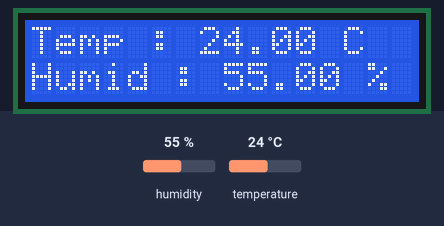
The sketch below on a simulated Arduino Uno, built with avr-gcc and run on an emulated ATmega328P. Shown: 16×2 character LCD. Inputs (shaded band) come from the test bench; at power-on: humidity 55 %, temperature 24 °C.

Above: at 2.2 s.
2.3 s: humidity set to 22 %
At 7.5 s:
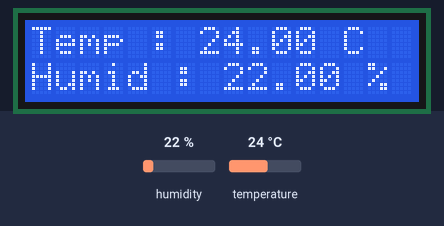
8.3 s: temperature set to 12 °C
At 12.1 s:
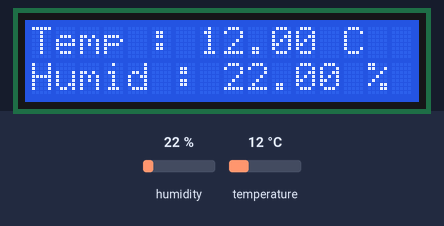
14.3 s: humidity set to 40 %
At 16.8 s:
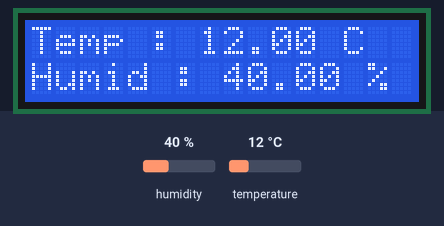
20.3 s: temperature set to 19 °C
At 22.6 s:
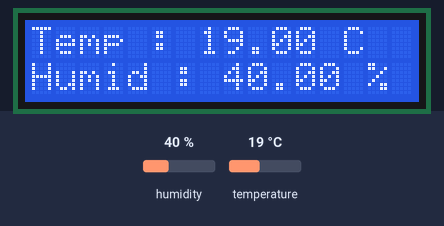
Timing chart, 0 to 24.1 s (numbered marks = the images above; inputs shaded):
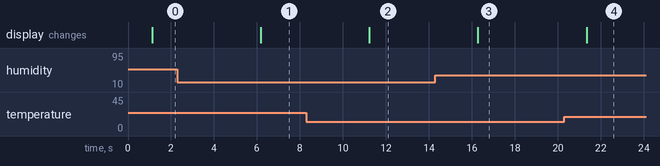

Measured:
- after the input at 2.3 s, the display: changes after 3.9 s (image 1)
- after the input at 8.3 s, the display: changes after 2.9 s (image 2)
- after the input at 14.3 s, the display: changes after 2.0 s (image 3)
- after the input at 20.3 s, the display: changes after 1.0 s (image 4)

The sketch:

04_-_Termometer_Digital_dengan_DHT11.ino
```cpp
#include <dht.h>
#include <Wire.h>
#include <LiquidCrystal_I2C.h>

LiquidCrystal_I2C lcd(0x27, 16, 2);
dht DHT;

void setup() {
  lcd.begin();
  lcd.backlight();
  delay(1000);
}

void loop() {
  DHT.read11(7);

  lcd.clear();
  lcd.print("Temp : ");
  lcd.print(DHT.temperature);
  lcd.print(" C");
  lcd.setCursor(0,1);
  lcd.print("Humid : ");
  lcd.print(DHT.humidity);
  lcd.print(" %");

  delay(5000);
}
```
